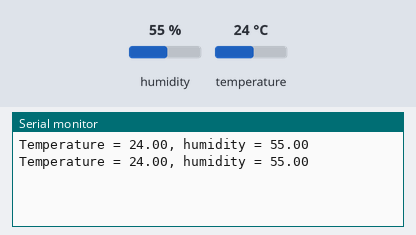
Recording of a sketch running on a simulated Arduino Uno, built with avr-gcc and run on an emulated ATmega328P. Shown: the last lines printed to the serial monitor. Wiring (inferred from the names in the program): DHT11 sensor: data pin 3. Inputs (shaded band) come from the test bench; at power-on: humidity 55 %, temperature 24 °C.

Above: at 1.8 s.
1.9 s: humidity set to 22 %
At 2.9 s:
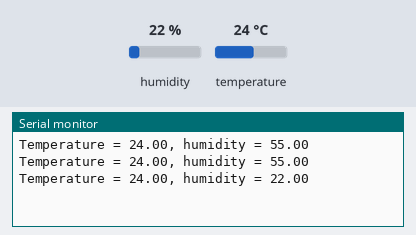
3.4 s: temperature set to 12 °C
At 4.7 s:
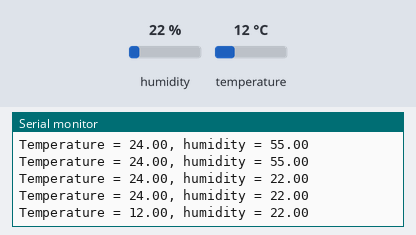
4.9 s: humidity set to 40 %
At 5.8 s:
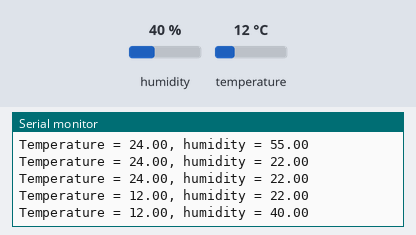
Timing chart, 0 to 7.9 s (numbered marks = the images above; inputs shaded):
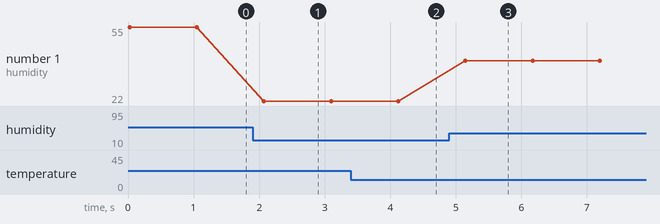

Measured:
- after the input at 1.9 s, the serial monitor: prints a new line after 0.17 s (image 1)
- after the input at 3.4 s, the serial monitor: prints a new line after 0.72 s (image 2)
- after the input at 4.9 s, the serial monitor: prints a new line after 0.25 s (image 3)
- plotted number 1: 55 → 22 after the input at 1.9 s, 22 → 40 after the input at 4.9 s

The sketch:

main.ino
```cpp
/**
 * @file    main.ino
 * @author  Filippo Graziani
 * @date    14/03/2024
 * @brief   A sample code for the temperature/humidity sensor (KY015 - DHT11)
 * Connections:
 * Sensor       -----       Arduino Uno
 * S                        D3
 * +                        5V
 * -                        GND
 */

#include "Arduino.h"
#include <stdint.h>

#define     PIN_DH11                (3)

namespace dht
{
    class dht11
    {
        private:
            const uint32_t n_byte;
            uint8_t pin;

            /**
            * @brief    Check the level of the DHT11 pin
            * @par      Description
            * Function to check how much time the pin remains high or low.
            * It calculates the time in microseconds before the transitions.
            * It uses a user-defined timeout to avoid blocking state.
            * @param[in]    us_timeout  Timeout, in microseconds.
            * @param[in]    state       Pin status to be checked, if 1 then
            *                           the function returns when it goes 0 and
            *                           viceversa.
            * @return   The time in microseconds between the enter in the
            *           funtion and the transition, -1 in case of timeout.
            */
            int32_t
            dht11_get_level (int32_t us_timeout,
                             uint8_t state)
            {
                int32_t prev_us_time(micros());
                int32_t curr_diff_time(0);

                do
                {
                    curr_diff_time = micros() - prev_us_time;

                    if (curr_diff_time >= us_timeout)
                    {
                        return -1;
                    }
                } while (state == digitalRead(pin));

                return (curr_diff_time);
            }   /* dht11_get_level() */

        public:
            /**
            * @brief    Constructor for the class dht11.
            * @par      Description
            * Initialization of the DHT11 pin on the Arduino Uno side.
            * @param[in]   pin_number   Number of the pin where the DHT11 is
            *                           connected to.
            * @return   Always nothing.
            * @note     Default pin number is D2.
            */
            explicit
            dht11 (uint8_t pin_number = 2) : n_byte(5)
            {
                pin = pin_number;
                pinMode(pin, OUTPUT);
            }   /* dht11() */

            // Default copy constructor.
            //
            //dht11(const dht11& other_dht11);

            // Default destructor.
            //
            //~dht11();

            /**
            * @brief    Constructor for the class dht11.
            * @par      Description
            * Initialization of the DHT11 pin on the Arduino Uno side.
            * @param[in]   pin_number   Number of the pin where the DHT11 is
            *                           connected to.
            * @return   Nothing.
            */
            void
            set_pin (uint8_t pin_number)
            {
                pin = pin_number;
                pinMode(pin, OUTPUT);
            }   /* set_pin() */

            /**
            * @brief    Read temperature and humidity
            * @par      Description
            * Communication with the DHT11 to read the temperature and humidity
            * values.
            * @param[out]   temperature Temperature read, in celsius.
            * @param[out]   humidity    Humidity read, in percentage.
            * @return   0 in case of valid readings, -1 in case of timeout in
            *           the communication, -2 in case of invalid CRC.
            */
            int32_t
            read (float &temperature,
                  float &humidity)
            {
                uint8_t dht_data[n_byte]{0};
                int32_t us_time(0);
                uint32_t idx_byte(0);
                uint32_t idx_bit(0);

                // Start signal from MCU
                //
                pinMode(pin, OUTPUT);
                digitalWrite(pin, LOW);

                delay(20);

                // Pull-up from MCU
                //
                digitalWrite(pin, HIGH);
                delayMicroseconds(40);

                // Set to read the response
                //
                pinMode(pin, INPUT);

                // Wait until the signal goes low (DHT11 starts th
                // communication)
                //
                us_time = dht11_get_level(1000, HIGH);

                if (-1 == us_time)
                {
                    return -1;
                }

                // DHT11 pulls-low
                //
                us_time = dht11_get_level(85, LOW);

                if (-1 == us_time)
                {
                    return -1;
                }

                // DHT11 pulls-up
                //
                us_time = dht11_get_level(85, HIGH);

                if (-1 == us_time)
                {
                    return -1;
                }

                for (idx_byte = 0; idx_byte < 5; ++idx_byte)
                {
                    for (idx_bit = 0; idx_bit < 8; ++idx_bit)
                    {
                        // Start signal from DHT11
                        //
                        us_time = dht11_get_level(50, LOW);

                        if (-1 == us_time)
                        {
                            return -1;
                        }

                        // Bit of information:
                        // - bit 0 if the duration is between 26/28us
                        // - bit 1 if the duration is 70us
                        //
                        us_time = dht11_get_level(75, HIGH);

                        if (-1 == us_time)
                        {
                            return -1;
                        }

                        // 1 has been detected.
                        //
                        if (us_time > 30)
                        {
                            dht_data[idx_byte] |= (1 << (7 - idx_bit));
                        }
                    }
                }

                // First byte is the integer part, second byte the decimal part.
                // Firstly we read the integer 8 bit part, then we shift 8
                // positions to the left (with a multiplication). After we add
                // the decimal 8 bit part.
                // Dividing by 256 (like a shift of 8 positions to the right) we
                // adjust the floating point value.
                //
                humidity = ((dht_data[0] * 256.0) + dht_data[1]) / 256.0;

                temperature = ((dht_data[2] * 256.0) + dht_data[3]) / 256.0;

                if (dht_data[4] == ((dht_data[0] + dht_data[1] + dht_data[2] +
                                     dht_data[3]) & 0xFF))
                {
                    return 0;
                }
                else
                {
                    return -2;
                }
            }   /* dht11_read() */
    };
};

dht::dht11 g_dht11_sensor(PIN_DH11);

/**
 * @brief   Setup function.
 * @par     Description
 * Setting of the Arduino's pins and the serial port.
 * @return  Nothing.
 */
void
setup ()
{
    Serial.begin(9600);

    while (!Serial)
    {
        /* Do nothing */
    }
}   /* setup() */

/**
 * @brief   Loop function.
 * @par     Description
 * Reading and printing the temperature and the humidity.
 * @return  Nothing.
 */
void
loop ()
{
    float temp(0.0);
    float humid(0.0);
    int32_t ret(0);

    g_dht11_sensor.read(temp, humid);

    if (0 == ret)
    {
        Serial.println("Temperature = " + String(temp) + ", humidity = " +
                       String(humid));
    }
    else
    {
        Serial.println("ret is " + String(ret));
    }

    delay(1000);
}   /* loop() */


/*** End of file ***/
```
